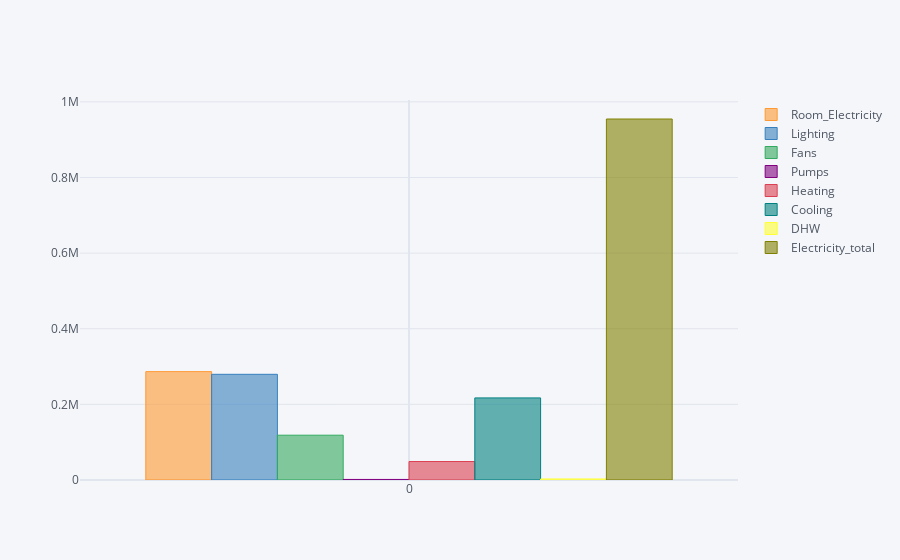

Notebook code for this chart:
### Code cell
df_result.iplot(kind='bar')

### Figure 1 — Plotly figure (JSON) as saved in the notebook; plotly's stock layout.template omitted (floating-point values rounded to 4 significant figures)
{"data": [{"marker": {"color": "rgba(255, 153, 51, 0.6)", "line": {"color": "rgba(255, 153, 51, 1.0)", "width": 1}}, "name": "Room_Electricity", "orientation": "v", "text": "", "type": "bar", "x": [0], "y": [286600.0]}, {"marker": {"color": "rgba(55, 128, 191, 0.6)", "line": {"color": "rgba(55, 128, 191, 1.0)", "width": 1}}, "name": "Lighting", "orientation": "v", "text": "", "type": "bar", "x": [0], "y": [279500.0]}, {"marker": {"color": "rgba(50, 171, 96, 0.6)", "line": {"color": "rgba(50, 171, 96, 1.0)", "width": 1}}, "name": "Fans", "orientation": "v", "text": "", "type": "bar", "x": [0], "y": [118500.0]}, {"marker": {"color": "rgba(128, 0, 128, 0.6)", "line": {"color": "rgba(128, 0, 128, 1.0)", "width": 1}}, "name": "Pumps", "orientation": "v", "text": "", "type": "bar", "x": [0], "y": [1456.0]}, {"marker": {"color": "rgba(219, 64, 82, 0.6)", "line": {"color": "rgba(219, 64, 82, 1.0)", "width": 1}}, "name": "Heating", "orientation": "v", "text": "", "type": "bar", "x": [0], "y": [48840.0]}, {"marker": {"color": "rgba(0, 128, 128, 0.6)", "line": {"color": "rgba(0, 128, 128, 1.0)", "width": 1}}, "name": "Cooling", "orientation": "v", "text": "", "type": "bar", "x": [0], "y": [217100.0]}, {"marker": {"color": "rgba(255, 255, 51, 0.6)", "line": {"color": "rgba(255, 255, 51, 1.0)", "width": 1}}, "name": "DHW", "orientation": "v", "text": "", "type": "bar", "x": [0], "y": [2696.0]}, {"marker": {"color": "rgba(128, 128, 0, 0.6)", "line": {"color": "rgba(128, 128, 0, 1.0)", "width": 1}}, "name": "Electricity_total", "orientation": "v", "text": "", "type": "bar", "x": [0], "y": [954600.0]}], "layout": {"legend": {"bgcolor": "#F5F6F9", "font": {"color": "#4D5663"}}, "paper_bgcolor": "#F5F6F9", "plot_bgcolor": "#F5F6F9", "title": {"font": {"color": "#4D5663"}}, "xaxis": {"gridcolor": "#E1E5ED", "showgrid": true, "tickfont": {"color": "#4D5663"}, "title": {"font": {"color": "#4D5663"}, "text": ""}, "zerolinecolor": "#E1E5ED"}, "yaxis": {"gridcolor": "#E1E5ED", "showgrid": true, "tickfont": {"color": "#4D5663"}, "title": {"font": {"color": "#4D5663"}, "text": ""}, "zerolinecolor": "#E1E5ED"}}}
